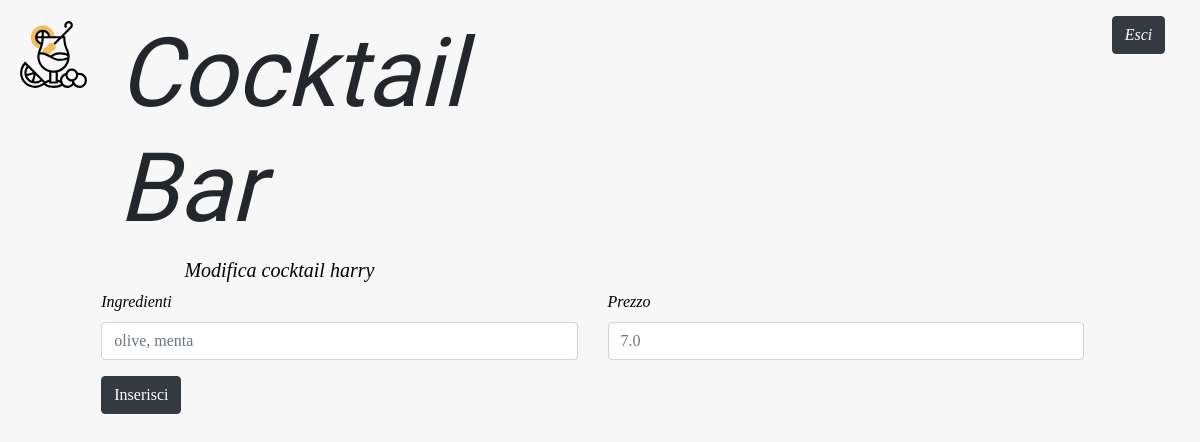
/modifica-cocktail/12/, run on an earlier commit of the app's database.
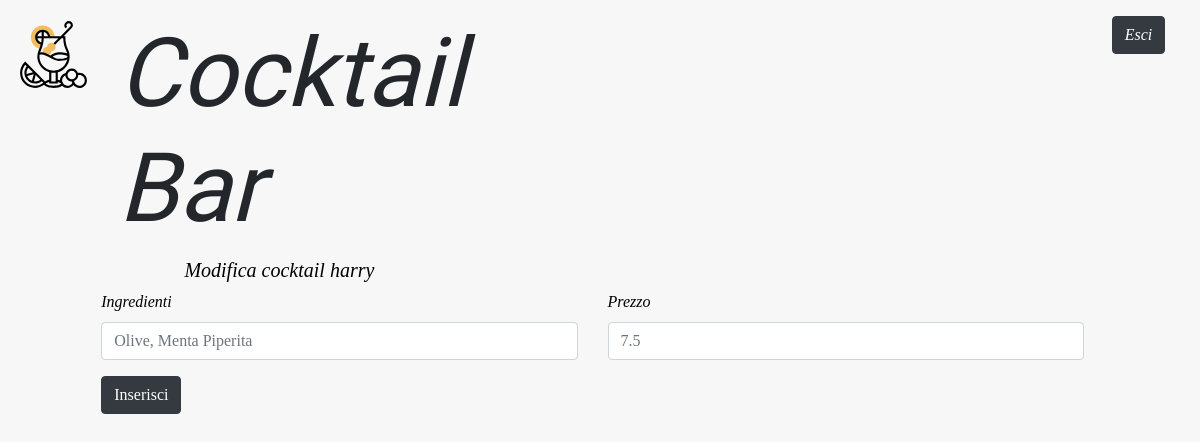
And on a later commit of the database.
### bar/models.py (models this page shows, shortened)
class Cocktail(models.Model):
    id = models.BigAutoField(primary_key=True)
    nome = models.CharField(max_length=100)
    ingredienti = models.TextField()  # This field type is a guess.
    prezzo = models.FloatField()
    class Meta:
        db_table = 'Cocktail'

### bar/views.py (the view)
# urls.py: path('modifica-cocktail/<int:cocktail_id>/', views.goToModificaCocktail, name='goToModificaCocktail'),
def goToModificaCocktail(request, cocktail_id):
    c = Cocktail.objects.get(id=cocktail_id)
    return render(request, 'bar/modifica-cocktail.html', {'cocktail': c})

### bar/templates/bar/modifica-cocktail.html (shortened to what this page needs)
<!DOCTYPE html>
<html lang="it">
<head>
    {% load static %}
    <link rel="stylesheet" href="{% static 'bar/bootstrap/css/bootstrap.css' %}">
    <link rel="stylesheet" href="https://cdnjs.cloudflare.com/ajax/libs/font-awesome/4.7.0/css/font-awesome.min.css">
    <link rel="stylesheet" href="{% static 'bar/css/style.css' %}">
    <link rel="stylesheet" href="{% static 'bar/css/modifica-avvenuta.css' %}">
</head>
<body>
    <header>
        <div class="container-header mt-3">
            <div class="row m-1">
                <div class="col-1">
                    <img src="../../static/bar/imgs/cocktail.svg" alt="bicchiere da cocktail" class="logo-glass">
                </div>
                <div class="col-5">
                    <h1 class="title-header">Cocktail Bar</h1>
                </div>
                <div class="col-6">
                    <div class="row justify-content-end">
                        <div class="offset-8 col-2">
                            <a class="btn btn-dark" href="{% url 'logout' %}">Esci</a>
                        </div>
                    </div>
                </div>
            </div>
        </div>
    </header>
    <form method="post" action="{% url 'modifica-cocktail' cocktail.id %}">
        <div class="row justify-content-center">
            <div class="col-10">
                <div class="row justify-content-center">
                    <div class="col-10">
                        <h5>Modifica cocktail {{ cocktail.nome }}</h5>
                    </div>
                </div>
                <div class="row">
                    <div class="form-group col-6">
                        <label for="inputIngredienti">Ingredienti</label>
                        <input type="text" class="form-control" id="inputIngredienti" placeholder="{{cocktail.ingredienti}}" name="ingredienti">
                    </div>
                    <div class="form-group col-6">
                        <label for="inputPrezzo">Prezzo</label>
                        <input type="prezzo" class="form-control" id="inputPrezzo" placeholder="{{cocktail.prezzo}}" name="prezzo">
                    </div>
                </div>
                <div class="row">
                    <div class="col-6">
                        <button type="submit" class="btn btn-dark">Inserisci</button>
                    </div>
                </div>
            </div>
        </div>
    </form>
</body>
</html>

What changed in the data, as far as the page shows it:
changed Cocktail "harry": ingredienti "olive, menta" → "Olive, Menta Piperita"; prezzo "7.0" → "7.5"
